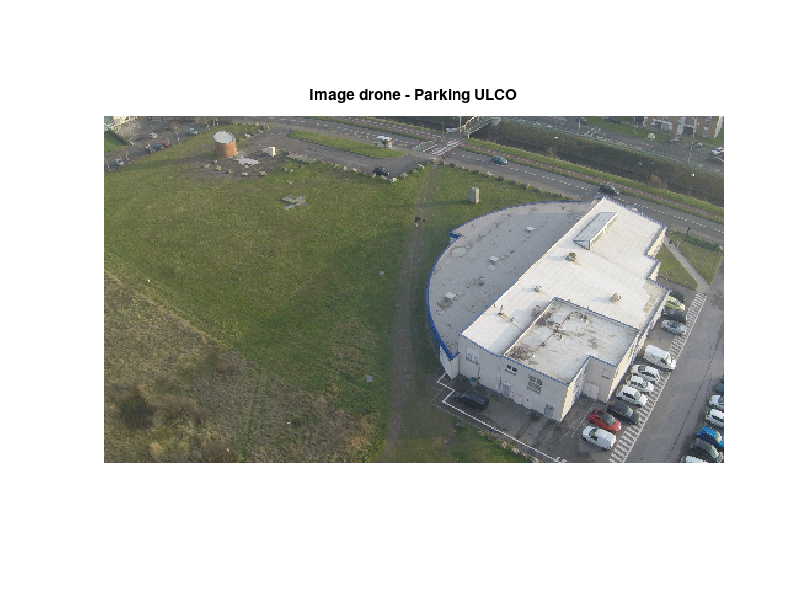
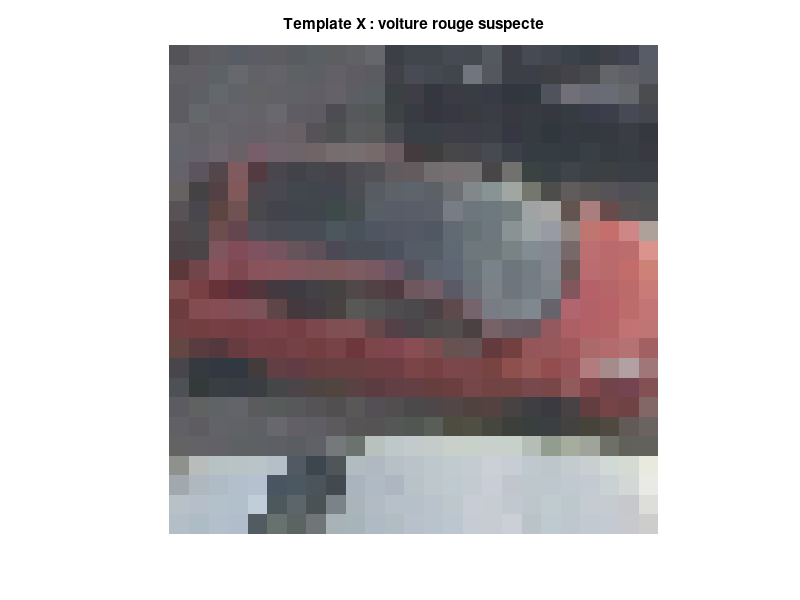
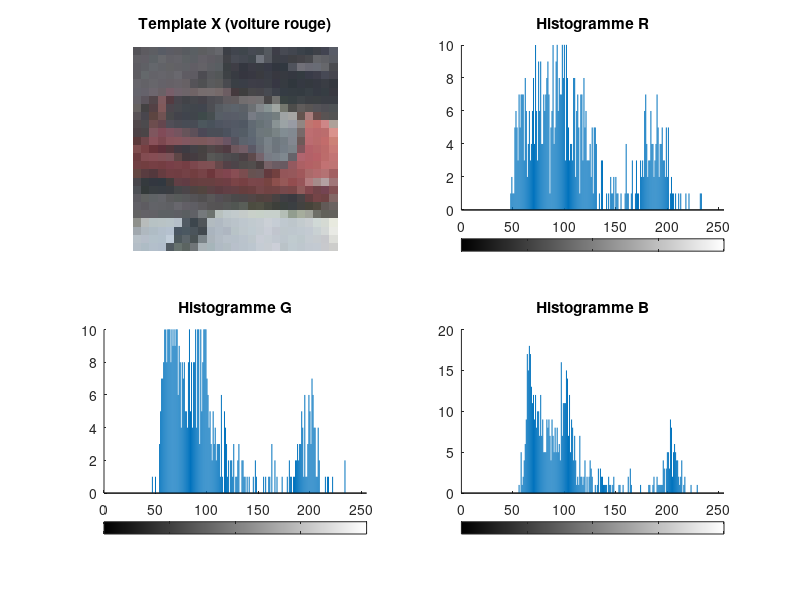

Reproduce these figures in MATLAB, in order. (Note: this script raises an error after producing the figures.)
clear; clc; close all;

load parking.mat;

if isfloat(X) && max(X(:)) > 1
    X = uint8(X);
end

figure, imshow(I), title('Image drone - Parking ULCO');
figure, imshow(X,[]), title('Template X : voiture rouge suspecte');

figure('Name','Template + Histogrammes','Position',[100 100 900 600]);
subplot(2,2,1), imshow(X), title('Template X (voiture rouge)');
subplot(2,2,2), imhist(X(:,:,1)), title('Histogramme R');
subplot(2,2,3), imhist(X(:,:,2)), title('Histogramme G');
subplot(2,2,4), imhist(X(:,:,3)), title('Histogramme B');

I_luv = colorspace('RGB->Luv', I);
X_luv = colorspace('RGB->Luv', X);

%I_chrom = I_luv(:,:,2:3);
%X_chrom = X_luv(:,:,2:3);

Cl = normxcorr2(X_luv(:,:,1), I_luv(:,:,1));
Cu = normxcorr2(X_luv(:,:,2), I_luv(:,:,2));
Cv = normxcorr2(X_luv(:,:,3), I_luv(:,:,3));
Cn = (Cl + Cu + Cv) / 2;

h = size(X,1);  w = size(X,2);
Cn = Cn(h:end-h+1, w:end-w+1);

figure('Name','Cartes de corrélation');
subplot(1,2,1), imshow(Cn,[]), colorbar, title('Score normalisé (chrominance Luv)');
subplot(1,2,2), mesh(Cn(1:15:end,1:15:end)), title('Mesh du score normalisé');

seuil = 0.95;
C_seuil = Cn >= seuil * max(Cn(:));
L = bwlabel(C_seuil);
P = [];
scores = [];
for k = 1:max(L(:))
    [y,x] = find(L==k);
    [max_score,idx] = max(Cn(L==k));
    P = [P; x(idx), y(idx)];       
    scores = [scores; max_score];
end

figure('Position',[50 50 1400 900]), imshow(I), hold on;
for i = 1:size(P,1)
    rect_x = P(i,1) - floor(w/2);
    rect_y = P(i,2) - floor(h/2);
    
    rectangle('Position',[rect_x, rect_y, w, h], ...
              'EdgeColor','#00FF00','LineWidth',6);
          
    text(P(i,1), P(i,2)-40, sprintf('Score = %.4f', scores(i)), ...
         'Color','yellow','FontSize',18,'FontWeight','bold',...
         'HorizontalAlignment','center','BackgroundColor','red');
end
title('DÉTECTION ROBUSTE - VOITURE ROUGE SUSPECTE LOCALISÉE !',...
      'Color','red','FontSize',22,'FontWeight','bold');

fprintf('\n=== RÉSULTAT FINAL ===\n');
fprintf('Nombre de voitures rouges détectées : %d\n', size(P,1));
fprintf('Meilleur score : %.4f\n', max(scores));
fprintf('Position centre : x ≈ %.0f, y ≈ %.0f\n', P(1,1), P(1,2));
fprintf('→ LA VOITURE SUSPECTE EST BIEN PRÉSENTE SUR LE PARKING !\n\n');
